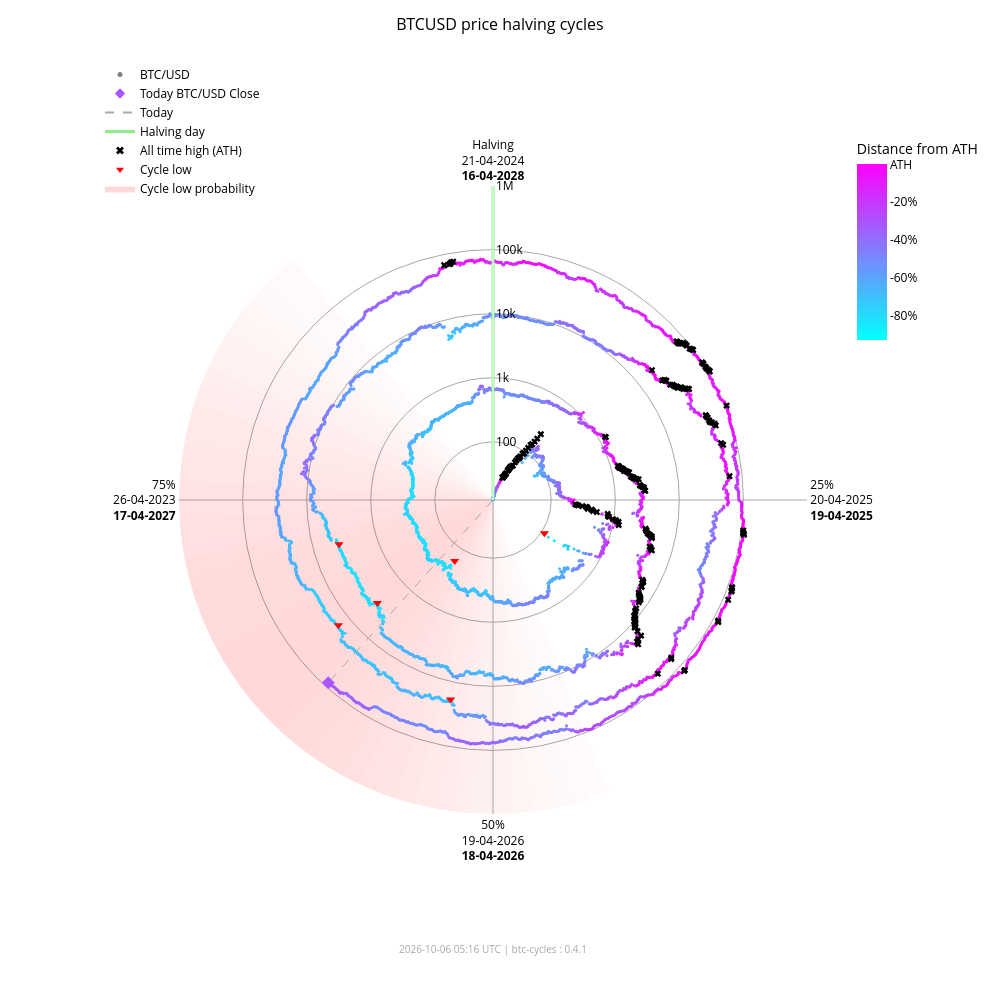

Notebook cell for this chart:
### Markdown cell above
### Interactive chart (plotly)

### Code cell
fig_interactive = btc.plot(
    kind="interactive",
    from_date="2012-11-28",
)
# plotly config for interactivity
config = {"scrollZoom": True, "displayModeBar": True}
# display in notebook
fig_interactive.show(config=config)

### Figure 1 — Plotly figure (JSON) as saved in the notebook; plotly's stock layout.template omitted (floating-point values rounded to 4 significant figures; data arrays with more than 128 entries replaced by an {"elided": "..."} marker saying what was removed)
{"data": [{"fill": "toself", "fillcolor": "rgba(255,0,0,0.017168280509461755)", "hoverinfo": "skip", "line": {"width": 0}, "mode": "lines", "r": [12.35, 1000000, 1000000, 12.35, 12.35], "showlegend": false, "theta": [158.4, 158.4, 162.0, 162.0, 158.4], "type": "scatterpolar"}, {"fill": "toself", "fillcolor": "rgba(255,0,0,0.022114794501891175)", "hoverinfo": "skip", "line": {"width": 0}, "mode": "lines", "r": [12.35, 1000000, 1000000, 12.35, 12.35], "showlegend": false, "theta": [162.0, 162.0, 165.6, 165.6, 162.0], "type": "scatterpolar"}, {"fill": "toself", "fillcolor": "rgba(255,0,0,0.02790404259511669)", "hoverinfo": "skip", "line": {"width": 0}, "mode": "lines", "r": [12.35, 1000000, 1000000, 12.35, 12.35], "showlegend": false, "theta": [165.6, 165.6, 169.2, 169.2, 165.6], "type": "scatterpolar"}, {"fill": "toself", "fillcolor": "rgba(255,0,0,0.034518294852420334)", "hoverinfo": "skip", "line": {"width": 0}, "mode": "lines", "r": [12.35, 1000000, 1000000, 12.35, 12.35], "showlegend": false, "theta": [169.2, 169.2, 172.8, 172.8, 169.2], "type": "scatterpolar"}, {"fill": "toself", "fillcolor": "rgba(255,0,0,0.041901979682821514)", "hoverinfo": "skip", "line": {"width": 0}, "mode": "lines", "r": [12.35, 1000000, 1000000, 12.35, 12.35], "showlegend": false, "theta": [172.8, 172.8, 176.4, 176.4, 172.8], "type": "scatterpolar"}, {"fill": "toself", "fillcolor": "rgba(255,0,0,0.04996405861294358)", "hoverinfo": "skip", "line": {"width": 0}, "mode": "lines", "r": [12.35, 1000000, 1000000, 12.35, 12.35], "showlegend": false, "theta": [176.4, 176.4, 180.0, 180.0, 176.4], "type": "scatterpolar"}, {"fill": "toself", "fillcolor": "rgba(255,0,0,0.05858349692240514)", "hoverinfo": "skip", "line": {"width": 0}, "mode": "lines", "r": [12.35, 1000000, 1000000, 12.35, 12.35], "showlegend": false, "theta": [180.0, 180.0, 183.6, 183.6, 180.0], "type": "scatterpolar"}, {"fill": "toself", "fillcolor": "rgba(255,0,0,0.06761662035375064)", "hoverinfo": "skip", "line": {"width": 0}, "mode": "lines", "r": [12.35, 1000000, 1000000, 12.35, 12.35], "showlegend": false, "theta": [183.6, 183.6, 187.2, 187.2, 183.6], "type": "scatterpolar"}, {"fill": "toself", "fillcolor": "rgba(255,0,0,0.07690481219944661)", "hoverinfo": "skip", "line": {"width": 0}, "mode": "lines", "r": [12.35, 1000000, 1000000, 12.35, 12.35], "showlegend": false, "theta": [187.2, 187.2, 190.8, 190.8, 187.2], "type": "scatterpolar"}, {"fill": "toself", "fillcolor": "rgba(255,0,0,0.08628112000611096)", "hoverinfo": "skip", "line": {"width": 0}, "mode": "lines", "r": [12.35, 1000000, 1000000, 12.35, 12.35], "showlegend": false, "theta": [190.8, 190.8, 194.4, 194.4, 190.8], "type": "scatterpolar"}, {"fill": "toself", "fillcolor": "rgba(255,0,0,0.09557490841018089)", "hoverinfo": "skip", "line": {"width": 0}, "mode": "lines", "r": [12.35, 1000000, 1000000, 12.35, 12.35], "showlegend": false, "theta": [194.4, 194.4, 198.0, 198.0, 194.4], "type": "scatterpolar"}, {"fill": "toself", "fillcolor": "rgba(255,0,0,0.10461455782963762)", "hoverinfo": "skip", "line": {"width": 0}, "mode": "lines", "r": [12.35, 1000000, 1000000, 12.35, 12.35], "showlegend": false, "theta": [198.0, 198.0, 201.6, 201.6, 198.0], "type": "scatterpolar"}, {"fill": "toself", "fillcolor": "rgba(255,0,0,0.11322908719652829)", "hoverinfo": "skip", "line": {"width": 0}, "mode": "lines", "r": [12.35, 1000000, 1000000, 12.35, 12.35], "showlegend": false, "theta": [201.6, 201.6, 205.2, 205.2, 201.6], "type": "scatterpolar"}, {"fill": "toself", "fillcolor": "rgba(255,0,0,0.12125015337052986)", "hoverinfo": "skip", "line": {"width": 0}, "mode": "lines", "r": [12.35, 1000000, 1000000, 12.35, 12.35], "showlegend": false, "theta": [205.2, 205.2, 208.8, 208.8, 205.2], "type": "scatterpolar"}, {"fill": "toself", "fillcolor": "rgba(255,0,0,0.12851590515331976)", "hoverinfo": "skip", "line": {"width": 0}, "mode": "lines", "r": [12.35, 1000000, 1000000, 12.35, 12.35], "showlegend": false, "theta": [208.8, 208.8, 212.4, 212.4, 208.8], "type": "scatterpolar"}, {"fill": "toself", "fillcolor": "rgba(255,0,0,0.13487757461161184)", "hoverinfo": "skip", "line": {"width": 0}, "mode": "lines", "r": [12.35, 1000000, 1000000, 12.35, 12.35], "showlegend": false, "theta": [212.4, 212.4, 216.0, 216.0, 212.4], "type": "scatterpolar"}, {"fill": "toself", "fillcolor": "rgba(255,0,0,0.14020862181849592)", "hoverinfo": "skip", "line": {"width": 0}, "mode": "lines", "r": [12.35, 1000000, 1000000, 12.35, 12.35], "showlegend": false, "theta": [216.0, 216.0, 219.6, 219.6, 216.0], "type": "scatterpolar"}, {"fill": "toself", "fillcolor": "rgba(255,0,0,0.14441504950654527)", "hoverinfo": "skip", "line": {"width": 0}, "mode": "lines", "r": [12.35, 1000000, 1000000, 12.35, 12.35], "showlegend": false, "theta": [219.6, 219.6, 223.2, 223.2, 219.6], "type": "scatterpolar"}, {"fill": "toself", "fillcolor": "rgba(255,0,0,0.14744459351271713)", "hoverinfo": "skip", "line": {"width": 0}, "mode": "lines", "r": [12.35, 1000000, 1000000, 12.35, 12.35], "showlegend": false, "theta": [223.2, 223.2, 226.8, 226.8, 223.2], "type": "scatterpolar"}, {"fill": "toself", "fillcolor": "rgba(255,0,0,0.14929223192296423)", "hoverinfo": "skip", "line": {"width": 0}, "mode": "lines", "r": [12.35, 1000000, 1000000, 12.35, 12.35], "showlegend": false, "theta": [226.8, 226.8, 230.4, 230.4, 226.8], "type": "scatterpolar"}, {"fill": "toself", "fillcolor": "rgba(255,0,0,0.15)", "hoverinfo": "skip", "line": {"width": 0}, "mode": "lines", "r": [12.35, 1000000, 1000000, 12.35, 12.35], "showlegend": false, "theta": [230.4, 230.4, 234.0, 234.0, 230.4], "type": "scatterpolar"}, {"fill": "toself", "fillcolor": "rgba(255,0,0,0.14965033825231114)", "hoverinfo": "skip", "line": {"width": 0}, "mode": "lines", "r": [12.35, 1000000, 1000000, 12.35, 12.35], "showlegend": false, "theta": [234.0, 234.0, 237.6, 237.6, 234.0], "type": "scatterpolar"}, {"fill": "toself", "fillcolor": "rgba(255,0,0,0.14835378057909807)", "hoverinfo": "skip", "line": {"width": 0}, "mode": "lines", "r": [12.35, 1000000, 1000000, 12.35, 12.35], "showlegend": false, "theta": [237.6, 237.6, 241.2, 241.2, 237.6], "type": "scatterpolar"}, {"fill": "toself", "fillcolor": "rgba(255,0,0,0.14623322283554635)", "hoverinfo": "skip", "line": {"width": 0}, "mode": "lines", "r": [12.35, 1000000, 1000000, 12.35, 12.35], "showlegend": false, "theta": [241.2, 241.2, 244.8, 244.8, 241.2], "type": "scatterpolar"}, {"fill": "toself", "fillcolor": "rgba(255,0,0,0.1434078538226231)", "hoverinfo": "skip", "line": {"width": 0}, "mode": "lines", "r": [12.35, 1000000, 1000000, 12.35, 12.35], "showlegend": false, "theta": [244.8, 244.8, 248.4, 248.4, 244.8], "type": "scatterpolar"}, {"fill": "toself", "fillcolor": "rgba(255,0,0,0.13997983179373427)", "hoverinfo": "skip", "line": {"width": 0}, "mode": "lines", "r": [12.35, 1000000, 1000000, 12.35, 12.35], "showlegend": false, "theta": [248.4, 248.4, 252.0, 252.0, 248.4], "type": "scatterpolar"}, {"fill": "toself", "fillcolor": "rgba(255,0,0,0.13602598258454268)", "hoverinfo": "skip", "line": {"width": 0}, "mode": "lines", "r": [12.35, 1000000, 1000000, 12.35, 12.35], "showlegend": false, "theta": [252.0, 252.0, 255.6, 255.6, 252.0], "type": "scatterpolar"}, {"fill": "toself", "fillcolor": "rgba(255,0,0,0.13159547355344953)", "hoverinfo": "skip", "line": {"width": 0}, "mode": "lines", "r": [12.35, 1000000, 1000000, 12.35, 12.35], "showlegend": false, "theta": [255.6, 255.6, 259.2, 259.2, 255.6], "type": "scatterpolar"}, {"fill": "toself", "fillcolor": "rgba(255,0,0,0.12671301775492697)", "hoverinfo": "skip", "line": {"width": 0}, "mode": "lines", "r": [12.35, 1000000, 1000000, 12.35, 12.35], "showlegend": false, "theta": [259.2, 259.2, 262.8, 262.8, 259.2], "type": "scatterpolar"}, {"fill": "toself", "fillcolor": "rgba(255,0,0,0.12138610149219965)", "hoverinfo": "skip", "line": {"width": 0}, "mode": "lines", "r": [12.35, 1000000, 1000000, 12.35, 12.35], "showlegend": false, "theta": [262.8, 262.8, 266.4, 266.4, 262.8], "type": "scatterpolar"}, {"fill": "toself", "fillcolor": "rgba(255,0,0,0.1156142551644921)", "hoverinfo": "skip", "line": {"width": 0}, "mode": "lines", "r": [12.35, 1000000, 1000000, 12.35, 12.35], "showlegend": false, "theta": [266.4, 266.4, 270.0, 270.0, 266.4], "type": "scatterpolar"}, {"fill": "toself", "fillcolor": "rgba(255,0,0,0.10939851441251548)", "hoverinfo": "skip", "line": {"width": 0}, "mode": "lines", "r": [12.35, 1000000, 1000000, 12.35, 12.35], "showlegend": false, "theta": [270.0, 270.0, 273.6, 273.6, 270.0], "type": "scatterpolar"}, {"fill": "toself", "fillcolor": "rgba(255,0,0,0.10274974912946185)", "hoverinfo": "skip", "line": {"width": 0}, "mode": "lines", "r": [12.35, 1000000, 1000000, 12.35, 12.35], "showlegend": false, "theta": [273.6, 273.6, 277.2, 277.2, 273.6], "type": "scatterpolar"}, {"fill": "toself", "fillcolor": "rgba(255,0,0,0.09569517349791425)", "hoverinfo": "skip", "line": {"width": 0}, "mode": "lines", "r": [12.35, 1000000, 1000000, 12.35, 12.35], "showlegend": false, "theta": [277.2, 277.2, 280.8, 280.8, 277.2], "type": "scatterpolar"}, {"fill": "toself", "fillcolor": "rgba(255,0,0,0.08828282625646727)", "hoverinfo": "skip", "line": {"width": 0}, "mode": "lines", "r": [12.35, 1000000, 1000000, 12.35, 12.35], "showlegend": false, "theta": [280.8, 280.8, 284.4, 284.4, 280.8], "type": "scatterpolar"}, {"fill": "toself", "fillcolor": "rgba(255,0,0,0.08058400018765345)", "hoverinfo": "skip", "line": {"width": 0}, "mode": "lines", "r": [12.35, 1000000, 1000000, 12.35, 12.35], "showlegend": false, "theta": [284.4, 284.4, 288.0, 288.0, 284.4], "type": "scatterpolar"}, {"fill": "toself", "fillcolor": "rgba(255,0,0,0.07269354608292704)", "hoverinfo": "skip", "line": {"width": 0}, "mode": "lines", "r": [12.35, 1000000, 1000000, 12.35, 12.35], "showlegend": false, "theta": [288.0, 288.0, 291.6, 291.6, 288.0], "type": "scatterpolar"}, {"fill": "toself", "fillcolor": "rgba(255,0,0,0.06472784449068783)", "hoverinfo": "skip", "line": {"width": 0}, "mode": "lines", "r": [12.35, 1000000, 1000000, 12.35, 12.35], "showlegend": false, "theta": [291.6, 291.6, 295.2, 295.2, 291.6], "type": "scatterpolar"}, {"fill": "toself", "fillcolor": "rgba(255,0,0,0.05682021976743955)", "hoverinfo": "skip", "line": {"width": 0}, "mode": "lines", "r": [12.35, 1000000, 1000000, 12.35, 12.35], "showlegend": false, "theta": [295.2, 295.2, 298.8, 298.8, 295.2], "type": "scatterpolar"}, {"fill": "toself", "fillcolor": "rgba(255,0,0,0.04911378436707333)", "hoverinfo": "skip", "line": {"width": 0}, "mode": "lines", "r": [12.35, 1000000, 1000000, 12.35, 12.35], "showlegend": false, "theta": [298.8, 298.8, 302.4, 302.4, 298.8], "type": "scatterpolar"}, {"fill": "toself", "fillcolor": "rgba(255,0,0,0.04175213714896469)", "hoverinfo": "skip", "line": {"width": 0}, "mode": "lines", "r": [12.35, 1000000, 1000000, 12.35, 12.35], "showlegend": false, "theta": [302.4, 302.4, 306.0, 306.0, 302.4], "type": "scatterpolar"}, {"fill": "toself", "fillcolor": "rgba(255,0,0,0.034868865657538876)", "hoverinfo": "skip", "line": {"width": 0}, "mode": "lines", "r": [12.35, 1000000, 1000000, 12.35, 12.35], "showlegend": false, "theta": [306.0, 306.0, 309.6, 309.6, 306.0], "type": "scatterpolar"}, {"fill": "toself", "fillcolor": "rgba(255,0,0,0.02857722515334582)", "hoverinfo": "skip", "line": {"width": 0}, "mode": "lines", "r": [12.35, 1000000, 1000000, 12.35, 12.35], "showlegend": false, "theta": [309.6, 309.6, 313.2, 313.2, 309.6], "type": "scatterpolar"}, {"fill": "toself", "fillcolor": "rgba(255,0,0,0.022961515313555197)", "hoverinfo": "skip", "line": {"width": 0}, "mode": "lines", "r": [12.35, 1000000, 1000000, 12.35, 12.35], "showlegend": false, "theta": [313.2, 313.2, 316.8, 316.8, 313.2], "type": "scatterpolar"}, {"fill": "toself", "fillcolor": "rgba(255,0,0,0.01807146942917362)", "hoverinfo": "skip", "line": {"width": 0}, "mode": "lines", "r": [12.35, 1000000, 1000000, 12.35, 12.35], "showlegend": false, "theta": [316.8, 316.8, 320.4, 320.4, 316.8], "type": "scatterpolar"}, {"hoverinfo": "text", "marker": {"color": {"elided": "5061 str values"}, "size": 3}, "mode": "markers", "r": {"elided": "5061 float values"}, "showlegend": false, "text": {"elided": "5061 str values"}, "theta": {"elided": "5061 float values"}, "type": "scatterpolar"}, {"hoverinfo": "skip", "line": {"color": "lightgreen", "width": 3}, "mode": "lines", "r": [12.35, 1000000], "showlegend": false, "theta": [0, 0], "type": "scatterpolar"}, {"hoverinfo": "skip", "line": {"color": "darkgrey", "dash": "dash", "width": 1}, "mode": "lines", "r": [12.35, 85660.0], "showlegend": false, "theta": [222.0, 222.0], "type": "scatterpolar"}, {"hoverinfo": "text", "marker": {"color": "#a956ff", "size": 10, "symbol": "diamond"}, "mode": "markers", "r": [85660.0], "showlegend": false, "text": ["Today<br>Date: 2026-10-06<br>Price: $85,661.76"], "theta": [222.0], "type": "scatterpolar"}, {"hoverinfo": "text", "marker": {"color": "black", "size": 6, "symbol": "x"}, "mode": "markers", "r": {"elided": "195 float values"}, "showlegend": false, "text": {"elided": "195 str values"}, "theta": {"elided": "195 float values"}, "type": "scatterpolar"}, {"hoverinfo": "text", "marker": {"color": "red", "size": 8, "symbol": "triangle-down"}, "mode": "markers", "r": [111.6, 164.9, 3233.0, 3925.0, 18950.0, 15760.0], "showlegend": false, "text": ["Cycle Low<br>Date: 2014-02-21<br>Price: $111.56<br>ATH distance: -91.0%", "Cycle Low<br>Date: 2015-01-14<br>Price: $164.92<br>ATH distance: -86.7%", "Cycle Low<br>Date: 2018-12-15<br>Price: $3,232.51<br>ATH distance: -83.3%", "Cycle Low<br>Date: 2019-03-25<br>Price: $3,924.55<br>ATH distance: -79.7%", "Cycle Low<br>Date: 2022-06-18<br>Price: $18,954.25<br>ATH distance: -71.9%", "Cycle Low<br>Date: 2022-11-21<br>Price: $15,760.19<br>ATH distance: -76.7%"], "theta": [122.8, 212.1, 228.3, 254.0, 192.0, 231.0], "type": "scatterpolar"}, {"marker": {"color": "grey", "size": 5}, "mode": "markers", "name": "BTC/USD", "r": [null], "theta": [null], "type": "scatterpolar"}, {"marker": {"color": "#a956ff", "size": 8, "symbol": "diamond"}, "mode": "markers", "name": "Today BTC/USD Close", "r": [null], "theta": [null], "type": "scatterpolar"}, {"line": {"color": "darkgrey", "dash": "dash"}, "mode": "lines", "name": "Today", "r": [null], "theta": [null], "type": "scatterpolar"}, {"line": {"color": "lightgreen", "width": 3}, "mode": "lines", "name": "Halving day", "r": [null], "theta": [null], "type": "scatterpolar"}, {"marker": {"color": "black", "size": 7, "symbol": "x"}, "mode": "markers", "name": "All time high (ATH)", "r": [null], "theta": [null], "type": "scatterpolar"}, {"marker": {"color": "red", "size": 7, "symbol": "triangle-down"}, "mode": "markers", "name": "Cycle low", "r": [null], "theta": [null], "type": "scatterpolar"}, {"fill": "toself", "fillcolor": "rgba(255,0,0,0.15)", "line": {"width": 0}, "mode": "lines", "name": "Cycle low probability", "r": [null], "theta": [null], "type": "scatterpolar"}, {"hoverinfo": "skip", "marker": {"cmax": 0, "cmin": -0.9307, "color": [0], "colorbar": {"len": 0.25, "ticktext": ["ATH", "-20%", "-40%", "-60%", "-80%", "-100%"], "tickvals": [0, -0.2, -0.4, -0.6, -0.8, -1.0], "title": {"text": "Distance from ATH"}, "x": 0.95, "y": 0.92, "yanchor": "top"}, "colorscale": {"elided": "256x2 mixed values"}, "showscale": true, "size": 0}, "mode": "markers", "r": [null], "showlegend": false, "theta": [null], "type": "scatterpolar"}], "layout": {"annotations": [{"font": {"color": "darkgrey", "size": 10}, "showarrow": false, "text": "2026-10-06 05:16 UTC | btc-cycles : 0.4.1", "x": 0.5, "xref": "paper", "y": -0.02, "yref": "paper"}], "font": {"color": "black"}, "height": 1000, "legend": {"bgcolor": "rgba(0,0,0,0)", "font": {"color": "black"}, "x": 0.0, "y": 1.0}, "margin": {"b": 60, "l": 100, "r": 80, "t": 60}, "paper_bgcolor": "white", "plot_bgcolor": "white", "polar": {"angularaxis": {"color": "black", "direction": "clockwise", "gridcolor": "darkgrey", "rotation": 90, "ticktext": ["Halving<br>21-04-2024<br><b>16-04-2028</b>", "25%<br>20-04-2025<br><b>19-04-2025</b>", "50%<br>19-04-2026<br><b>18-04-2026</b>", "75%<br>26-04-2023<br><b>17-04-2027</b>"], "tickvals": [0, 90, 180, 270]}, "bgcolor": "white", "domain": {"x": [0.1, 0.9], "y": [0.05, 0.95]}, "radialaxis": {"angle": 90, "color": "black", "gridcolor": "darkgrey", "range": [1.092, 6.0], "tickangle": 90, "ticktext": ["100", "1k", "10k", "100k", "1M"], "tickvals": [100, 1000, 10000, 100000, 1000000], "type": "log"}}, "title": {"font": {"color": "black", "size": 16}, "text": "BTCUSD price halving cycles", "x": 0.5}, "width": 1000}}
